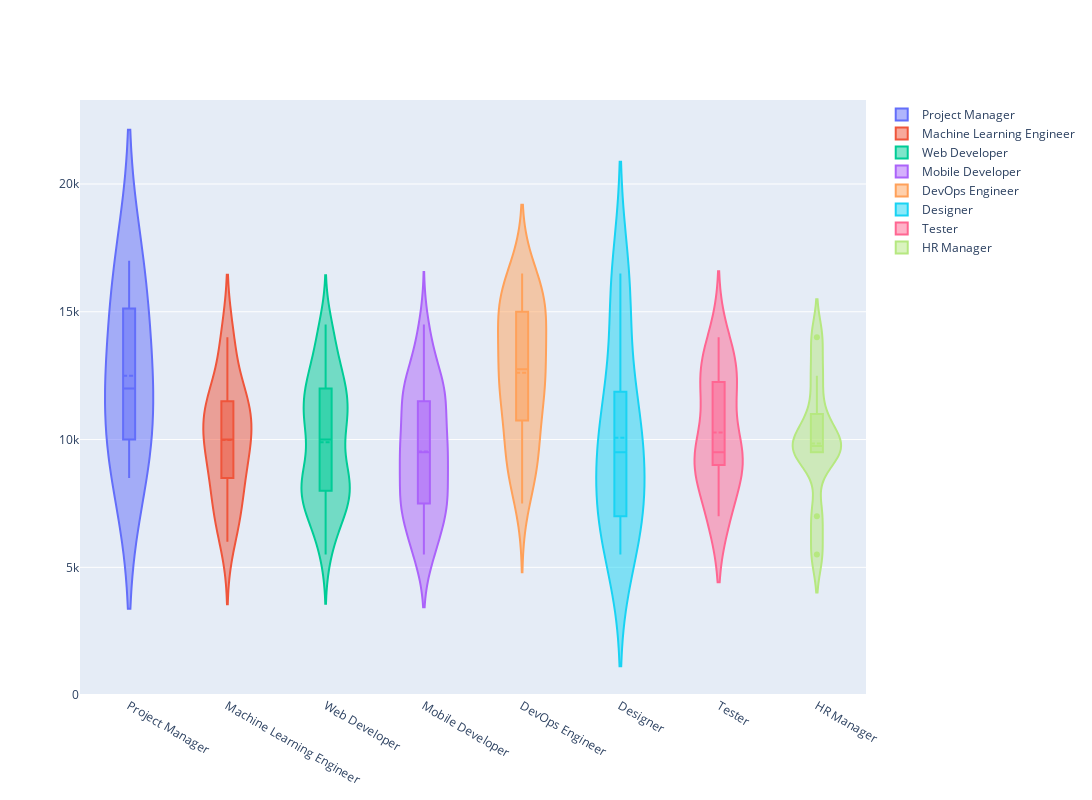

Source (notebook cell):
### Markdown cell above
### Question 8

### Code cell
fig = go.Figure()

for job in employee_df['Job Title'].unique():
    fig.add_trace(go.Violin(x=employee_df['Job Title'][employee_df['Job Title'] == job],
                            y=employee_df['Salary'][employee_df['Job Title'] == job],
                            name=job,
                            box_visible=True,
                            meanline_visible=True))

fig.update_layout(height=800, width=1500)

fig.show()

### Figure 1 — Plotly figure (JSON) as saved in the notebook; plotly's stock layout.template omitted (floating-point values rounded to 4 significant figures)
{"data": [{"box": {"visible": true}, "meanline": {"visible": true}, "name": "Project Manager", "type": "violin", "x": ["Project Manager", "Project Manager", "Project Manager", "Project Manager", "Project Manager"], "y": [8500, 17000, 14500, 10500, 12000]}, {"box": {"visible": true}, "meanline": {"visible": true}, "name": "Machine Learning Engineer", "type": "violin", "x": ["Machine Learning Engineer", "Machine Learning Engineer", "Machine Learning Engineer", "Machine Learning Engineer", "Machine Learning Engineer", "Machine Learning Engineer", "Machine Learning Engineer", "Machine Learning Engineer", "Machine Learning Engineer", "Machine Learning Engineer", "Machine Learning Engineer", "Machine Learning Engineer", "Machine Learning Engineer", "Machine Learning Engineer", "Machine Learning Engineer", "Machine Learning Engineer", "Machine Learning Engineer", "Machine Learning Engineer", "Machine Learning Engineer", "Machine Learning Engineer", "Machine Learning Engineer", "Machine Learning Engineer", "Machine Learning Engineer", "Machine Learning Engineer"], "y": [7000, 11000, 10000, 14000, 11000, 13000, 10000, 7000, 6000, 11500, 10500, 11000, 9500, 10000, 14000, 11500, 8500, 7000, 9000, 11500, 11500, 8500, 9000, 7500]}, {"box": {"visible": true}, "meanline": {"visible": true}, "name": "Web Developer", "type": "violin", "x": ["Web Developer", "Web Developer", "Web Developer", "Web Developer", "Web Developer", "Web Developer", "Web Developer", "Web Developer", "Web Developer", "Web Developer", "Web Developer", "Web Developer", "Web Developer", "Web Developer", "Web Developer", "Web Developer", "Web Developer", "Web Developer", "Web Developer", "Web Developer", "Web Developer", "Web Developer", "Web Developer", "Web Developer", "Web Developer", "Web Developer", "Web Developer", "Web Developer", "Web Developer", "Web Developer", "Web Developer", "Web Developer", "Web Developer", "Web Developer", "Web Developer", "Web Developer", "Web Developer", "Web Developer", "Web Developer", "Web Developer", "Web Developer", "Web Developer", "Web Developer", "Web Developer", "Web Developer", "Web Developer", "Web Developer", "Web Developer", "Web Developer", "Web Developer", "Web Developer", "Web Developer", "Web Developer", "Web Developer", "Web Developer", "Web Developer", "Web Developer", "Web Developer", "Web Developer", "Web Developer", "Web Developer", "Web Developer", "Web Developer", "Web Developer", "Web Developer", "Web Developer", "Web Developer", "Web Developer", "Web Developer", "Web Developer", "Web Developer", "Web Developer", "Web Developer", "Web Developer", "Web Developer", "Web Developer", "Web Developer", "Web Developer", "Web Developer", "Web Developer", "Web Developer", "Web Developer", "Web Developer", "Web Developer", "Web Developer", "Web Developer", "Web Developer", "Web Developer", "Web Developer", "Web Developer", "Web Developer", "Web Developer", "Web Developer", "Web Developer", "Web Developer", "Web Developer", "Web Developer", "Web Developer", "Web Developer", "Web Developer", "Web Developer", "Web Developer", "Web Developer", "Web Developer", "Web Developer", "Web Developer", "Web Developer", "Web Developer", "Web Developer", "Web Developer", "Web Developer", "Web Developer", "Web Developer", "Web Developer", "Web Developer", "Web Developer", "Web Developer", "Web Developer", "Web Developer", "Web Developer"], "y": [10000, 11000, 14500, 14000, 7500, 8500, 8000, 10500, 7500, 13500, 9000, 13500, 12000, 14500, 10500, 12500, 7000, 6500, 6500, 9000, 7500, 14000, 11000, 5500, 11000, 5500, 7500, 11500, 8000, 8500, 11000, 8000, 9000, 7500, 12500, 12500, 8000, 9500, 12000, 7500, 7500, 12000, 8000, 8000, 12000, 10000, 11000, 9000, 12500, 11000, 12000, 12000, 8000, 8000, 6500, 13500, 10000, 8000, 8500, 13000, 11500, 12500, 7500, 11000, 10000, 9500, 11000, 11000, 12500, 6500, 12500, 10000, 11000, 9000, 14000, 8500, 10500, 5500, 9500, 7000, 8000, 6500, 11000, 10500, 10500, 8000, 8500, 9000, 8000, 12000, 13000, 6500, 8500, 14500, 11500, 10500, 10000, 12500, 8500, 7000, 8500, 11000, 11000, 11000, 7000, 12000, 8000, 7000, 7500, 5500, 12000, 14500, 14000, 12000, 7000, 9000, 11500, 8500, 13000, 8500]}, {"box": {"visible": true}, "meanline": {"visible": true}, "name": "Mobile Developer", "type": "violin", "x": ["Mobile Developer", "Mobile Developer", "Mobile Developer", "Mobile Developer", "Mobile Developer", "Mobile Developer", "Mobile Developer", "Mobile Developer", "Mobile Developer", "Mobile Developer", "Mobile Developer", "Mobile Developer", "Mobile Developer", "Mobile Developer", "Mobile Developer", "Mobile Developer", "Mobile Developer", "Mobile Developer", "Mobile Developer", "Mobile Developer", "Mobile Developer", "Mobile Developer", "Mobile Developer", "Mobile Developer", "Mobile Developer", "Mobile Developer", "Mobile Developer", "Mobile Developer", "Mobile Developer", "Mobile Developer", "Mobile Developer", "Mobile Developer", "Mobile Developer", "Mobile Developer", "Mobile Developer", "Mobile Developer", "Mobile Developer", "Mobile Developer", "Mobile Developer", "Mobile Developer", "Mobile Developer", "Mobile Developer", "Mobile Developer", "Mobile Developer", "Mobile Developer", "Mobile Developer", "Mobile Developer", "Mobile Developer", "Mobile Developer", "Mobile Developer", "Mobile Developer", "Mobile Developer", "Mobile Developer", "Mobile Developer", "Mobile Developer", "Mobile Developer", "Mobile Developer", "Mobile Developer", "Mobile Developer", "Mobile Developer", "Mobile Developer", "Mobile Developer", "Mobile Developer", "Mobile Developer", "Mobile Developer", "Mobile Developer", "Mobile Developer", "Mobile Developer", "Mobile Developer", "Mobile Developer", "Mobile Developer", "Mobile Developer", "Mobile Developer", "Mobile Developer", "Mobile Developer", "Mobile Developer", "Mobile Developer", "Mobile Developer", "Mobile Developer", "Mobile Developer", "Mobile Developer", "Mobile Developer", "Mobile Developer", "Mobile Developer", "Mobile Developer", "Mobile Developer", "Mobile Developer", "Mobile Developer", "Mobile Developer", "Mobile Developer"], "y": [11000, 6500, 11500, 5500, 13500, 12000, 7500, 10000, 6500, 6000, 11000, 10000, 11500, 11000, 12000, 8000, 7500, 12500, 12000, 8000, 7000, 13500, 6500, 12000, 8500, 11000, 10500, 8500, 9500, 9500, 7000, 5500, 10000, 9500, 9500, 7500, 13500, 12500, 5500, 10500, 9000, 9500, 9000, 7500, 12000, 12000, 7500, 7500, 14000, 9000, 11500, 12000, 12000, 7500, 9500, 7500, 8000, 10000, 14500, 11500, 12500, 8500, 9500, 7500, 5500, 6500, 7000, 10000, 8000, 13500, 7500, 9500, 9500, 12000, 8500, 5500, 10000, 12500, 12000, 9000, 6500, 7500, 6500, 11500, 8000, 9500, 14500, 10500, 5500, 11000]}, {"box": {"visible": true}, "meanline": {"visible": true}, "name": "DevOps Engineer", "type": "violin", "x": ["DevOps Engineer", "DevOps Engineer", "DevOps Engineer", "DevOps Engineer", "DevOps Engineer", "DevOps Engineer", "DevOps Engineer", "DevOps Engineer", "DevOps Engineer", "DevOps Engineer", "DevOps Engineer", "DevOps Engineer", "DevOps Engineer", "DevOps Engineer", "DevOps Engineer", "DevOps Engineer", "DevOps Engineer", "DevOps Engineer", "DevOps Engineer", "DevOps Engineer", "DevOps Engineer", "DevOps Engineer", "DevOps Engineer", "DevOps Engineer", "DevOps Engineer", "DevOps Engineer", "DevOps Engineer", "DevOps Engineer", "DevOps Engineer", "DevOps Engineer", "DevOps Engineer", "DevOps Engineer", "DevOps Engineer", "DevOps Engineer", "DevOps Engineer", "DevOps Engineer"], "y": [15000, 12500, 9500, 8500, 11000, 15500, 9500, 13500, 16500, 12000, 15000, 8500, 16000, 12000, 9000, 13000, 13500, 15500, 15000, 15500, 9500, 15500, 12000, 11500, 13000, 16500, 14500, 14000, 11000, 11500, 7500, 10500, 13500, 9000, 12500, 15500]}, {"box": {"visible": true}, "meanline": {"visible": true}, "name": "Designer", "type": "violin", "x": ["Designer", "Designer", "Designer", "Designer", "Designer", "Designer", "Designer", "Designer", "Designer", "Designer", "Designer", "Designer", "Designer", "Designer", "Designer"], "y": [10000, 10500, 7000, 7000, 9000, 8500, 6500, 6500, 15000, 9500, 5500, 11500, 12000, 16500, 16000]}, {"box": {"visible": true}, "meanline": {"visible": true}, "name": "Tester", "type": "violin", "x": ["Tester", "Tester", "Tester", "Tester", "Tester", "Tester", "Tester", "Tester", "Tester", "Tester", "Tester", "Tester", "Tester", "Tester", "Tester", "Tester", "Tester", "Tester", "Tester", "Tester"], "y": [9000, 9500, 9500, 7000, 9500, 13500, 14000, 12000, 9500, 12500, 9000, 7000, 12000, 9000, 13000, 12000, 12500, 9500, 7000, 8500]}, {"box": {"visible": true}, "meanline": {"visible": true}, "name": "HR Manager", "type": "violin", "x": ["HR Manager", "HR Manager", "HR Manager", "HR Manager", "HR Manager", "HR Manager", "HR Manager", "HR Manager", "HR Manager", "HR Manager"], "y": [14000, 10000, 12500, 10000, 9500, 9500, 9500, 7000, 5500, 11000]}], "layout": {"height": 800, "width": 1500}}
